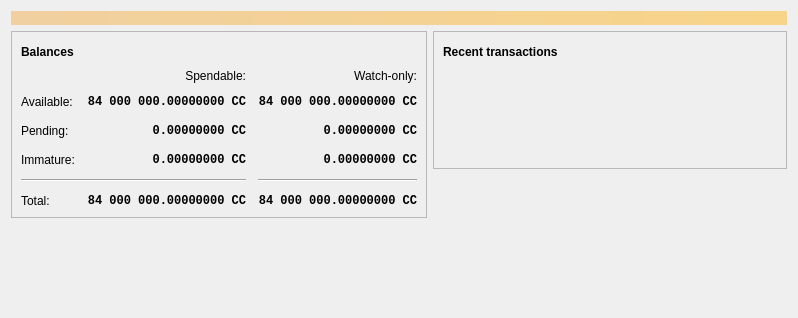
<?xml version="1.0" encoding="UTF-8"?>
<ui version="4.0">
 <class>OverviewPage</class>
 <widget class="QWidget" name="OverviewPage">
  <property name="geometry">
   <rect>
    <x>0</x>
    <y>0</y>
    <width>798</width>
    <height>318</height>
   </rect>
  </property>
  <property name="windowTitle">
   <string>Form</string>
  </property>
  <layout class="QVBoxLayout" name="topLayout">
   <item>
    <widget class="QLabel" name="labelAlerts">
     <property name="visible">
      <bool>false</bool>
     </property>
     <property name="styleSheet">
      <string notr="true">QLabel { background-color: qlineargradient(x1: 0, y1: 0, x2: 1, y2: 0, stop:0 #F0D0A0, stop:1 #F8D488); color:#000000; }</string>
     </property>
     <property name="wordWrap">
      <bool>true</bool>
     </property>
     <property name="margin">
      <number>3</number>
     </property>
     <property name="textInteractionFlags">
      <set>Qt::TextSelectableByMouse</set>
     </property>
    </widget>
   </item>
   <item>
    <layout class="QHBoxLayout" name="horizontalLayout" stretch="1,1">
     <item>
      <layout class="QVBoxLayout" name="verticalLayout_2">
       <item>
        <widget class="QFrame" name="frame">
         <property name="frameShape">
          <enum>QFrame::StyledPanel</enum>
         </property>
         <property name="frameShadow">
          <enum>QFrame::Raised</enum>
         </property>
         <layout class="QVBoxLayout" name="verticalLayout_4">
          <item>
           <layout class="QHBoxLayout" name="horizontalLayout_4">
            <item>
             <widget class="QLabel" name="label_5">
              <property name="font">
               <font>
                <weight>75</weight>
                <bold>true</bold>
               </font>
              </property>
              <property name="text">
               <string>Balances</string>
              </property>
             </widget>
            </item>
            <item>
             <widget class="QPushButton" name="labelWalletStatus">
              <property name="enabled">
               <bool>true</bool>
              </property>
              <property name="maximumSize">
               <size>
                <width>30</width>
                <height>16777215</height>
               </size>
              </property>
              <property name="toolTip">
               <string>The displayed information may be out of date. Your wallet automatically synchronizes with the CubeCoin network after a connection is established, but this process has not completed yet.</string>
              </property>
              <property name="text">
               <string/>
              </property>
              <property name="icon">
               <iconset resource="../bitcoin.qrc">
                <normaloff>:/icons/warning</normaloff>
                <disabledoff>:/icons/warning</disabledoff>:/icons/warning</iconset>
              </property>
              <property name="iconSize">
               <size>
                <width>24</width>
                <height>24</height>
               </size>
              </property>
              <property name="flat">
               <bool>true</bool>
              </property>
             </widget>
            </item>
            <item>
             <spacer name="horizontalSpacer_3">
              <property name="orientation">
               <enum>Qt::Horizontal</enum>
              </property>
              <property name="sizeHint" stdset="0">
               <size>
                <width>40</width>
                <height>20</height>
               </size>
              </property>
             </spacer>
            </item>
           </layout>
          </item>
          <item>
           <layout class="QGridLayout" name="gridLayout">
            <property name="spacing">
             <number>12</number>
            </property>
            <item row="2" column="2">
             <widget class="QLabel" name="labelWatchPending">
              <property name="font">
               <font>
                <family>Monospace</family>
                <weight>75</weight>
                <bold>true</bold>
               </font>
              </property>
              <property name="cursor">
               <cursorShape>IBeamCursor</cursorShape>
              </property>
              <property name="toolTip">
               <string>Unconfirmed transactions to watch-only addresses</string>
              </property>
              <property name="text">
               <string notr="true">0.00000000 CC</string>
              </property>
              <property name="alignment">
               <set>Qt::AlignRight|Qt::AlignTrailing|Qt::AlignVCenter</set>
              </property>
              <property name="textInteractionFlags">
               <set>Qt::LinksAccessibleByMouse|Qt::TextSelectableByKeyboard|Qt::TextSelectableByMouse</set>
              </property>
             </widget>
            </item>
            <item row="2" column="1">
             <widget class="QLabel" name="labelUnconfirmed">
              <property name="font">
               <font>
                <family>Monospace</family>
                <weight>75</weight>
                <bold>true</bold>
               </font>
              </property>
              <property name="cursor">
               <cursorShape>IBeamCursor</cursorShape>
              </property>
              <property name="toolTip">
               <string>Total of transactions that have yet to be confirmed, and do not yet count toward the spendable balance</string>
              </property>
              <property name="text">
               <string notr="true">0.00000000 CC</string>
              </property>
              <property name="alignment">
               <set>Qt::AlignRight|Qt::AlignTrailing|Qt::AlignVCenter</set>
              </property>
              <property name="textInteractionFlags">
               <set>Qt::LinksAccessibleByMouse|Qt::TextSelectableByKeyboard|Qt::TextSelectableByMouse</set>
              </property>
             </widget>
            </item>
            <item row="3" column="2">
             <widget class="QLabel" name="labelWatchImmature">
              <property name="font">
               <font>
                <family>Monospace</family>
                <weight>75</weight>
                <bold>true</bold>
               </font>
              </property>
              <property name="cursor">
               <cursorShape>IBeamCursor</cursorShape>
              </property>
              <property name="toolTip">
               <string>Mined balance in watch-only addresses that has not yet matured</string>
              </property>
              <property name="text">
               <string notr="true">0.00000000 CC</string>
              </property>
              <property name="alignment">
               <set>Qt::AlignRight|Qt::AlignTrailing|Qt::AlignVCenter</set>
              </property>
              <property name="textInteractionFlags">
               <set>Qt::LinksAccessibleByMouse|Qt::TextSelectableByKeyboard|Qt::TextSelectableByMouse</set>
              </property>
             </widget>
            </item>
            <item row="4" column="0" colspan="2">
             <widget class="Line" name="line">
              <property name="orientation">
               <enum>Qt::Horizontal</enum>
              </property>
             </widget>
            </item>
            <item row="4" column="2">
             <widget class="Line" name="lineWatchBalance">
              <property name="sizePolicy">
               <sizepolicy hsizetype="Preferred" vsizetype="Fixed">
                <horstretch>0</horstretch>
                <verstretch>0</verstretch>
               </sizepolicy>
              </property>
              <property name="minimumSize">
               <size>
                <width>140</width>
                <height>0</height>
               </size>
              </property>
              <property name="orientation">
               <enum>Qt::Horizontal</enum>
              </property>
             </widget>
            </item>
            <item row="5" column="0">
             <widget class="QLabel" name="labelTotalText">
              <property name="text">
               <string>Total:</string>
              </property>
             </widget>
            </item>
            <item row="3" column="1">
             <widget class="QLabel" name="labelImmature">
              <property name="font">
               <font>
                <family>Monospace</family>
                <weight>75</weight>
                <bold>true</bold>
               </font>
              </property>
              <property name="cursor">
               <cursorShape>IBeamCursor</cursorShape>
              </property>
              <property name="toolTip">
               <string>Mined balance that has not yet matured</string>
              </property>
              <property name="text">
               <string notr="true">0.00000000 CC</string>
              </property>
              <property name="alignment">
               <set>Qt::AlignRight|Qt::AlignTrailing|Qt::AlignVCenter</set>
              </property>
              <property name="textInteractionFlags">
               <set>Qt::LinksAccessibleByMouse|Qt::TextSelectableByKeyboard|Qt::TextSelectableByMouse</set>
              </property>
             </widget>
            </item>
            <item row="2" column="3">
             <spacer name="horizontalSpacer_2">
              <property name="orientation">
               <enum>Qt::Horizontal</enum>
              </property>
              <property name="sizeHint" stdset="0">
               <size>
                <width>40</width>
                <height>20</height>
               </size>
              </property>
             </spacer>
            </item>
            <item row="3" column="0">
             <widget class="QLabel" name="labelImmatureText">
              <property name="text">
               <string>Immature:</string>
              </property>
             </widget>
            </item>
            <item row="5" column="1">
             <widget class="QLabel" name="labelTotal">
              <property name="font">
               <font>
                <family>Monospace</family>
                <weight>75</weight>
                <bold>true</bold>
               </font>
              </property>
              <property name="cursor">
               <cursorShape>IBeamCursor</cursorShape>
              </property>
              <property name="toolTip">
               <string>Your current total balance</string>
              </property>
              <property name="text">
               <string notr="true">84 000 000.00000000 CC</string>
              </property>
              <property name="alignment">
               <set>Qt::AlignRight|Qt::AlignTrailing|Qt::AlignVCenter</set>
              </property>
              <property name="textInteractionFlags">
               <set>Qt::LinksAccessibleByMouse|Qt::TextSelectableByKeyboard|Qt::TextSelectableByMouse</set>
              </property>
             </widget>
            </item>
            <item row="5" column="2">
             <widget class="QLabel" name="labelWatchTotal">
              <property name="font">
               <font>
                <family>Monospace</family>
                <weight>75</weight>
                <bold>true</bold>
               </font>
              </property>
              <property name="cursor">
               <cursorShape>IBeamCursor</cursorShape>
              </property>
              <property name="toolTip">
               <string>Current total balance in watch-only addresses</string>
              </property>
              <property name="text">
               <string notr="true">84 000 000.00000000 CC</string>
              </property>
              <property name="alignment">
               <set>Qt::AlignRight|Qt::AlignTrailing|Qt::AlignVCenter</set>
              </property>
              <property name="textInteractionFlags">
               <set>Qt::LinksAccessibleByMouse|Qt::TextSelectableByKeyboard|Qt::TextSelectableByMouse</set>
              </property>
             </widget>
            </item>
            <item row="0" column="2">
             <widget class="QLabel" name="labelWatchonly">
              <property name="text">
               <string>Watch-only:</string>
              </property>
              <property name="alignment">
               <set>Qt::AlignRight|Qt::AlignTrailing|Qt::AlignVCenter</set>
              </property>
             </widget>
            </item>
            <item row="1" column="0">
             <widget class="QLabel" name="labelBalanceText">
              <property name="text">
               <string>Available:</string>
              </property>
             </widget>
            </item>
            <item row="1" column="1">
             <widget class="QLabel" name="labelBalance">
              <property name="font">
               <font>
                <family>Monospace</family>
                <weight>75</weight>
                <bold>true</bold>
               </font>
              </property>
              <property name="cursor">
               <cursorShape>IBeamCursor</cursorShape>
              </property>
              <property name="toolTip">
               <string>Your current spendable balance</string>
              </property>
              <property name="text">
               <string notr="true">84 000 000.00000000 CC</string>
              </property>
              <property name="alignment">
               <set>Qt::AlignRight|Qt::AlignTrailing|Qt::AlignVCenter</set>
              </property>
              <property name="textInteractionFlags">
               <set>Qt::LinksAccessibleByMouse|Qt::TextSelectableByKeyboard|Qt::TextSelectableByMouse</set>
              </property>
             </widget>
            </item>
            <item row="1" column="2">
             <widget class="QLabel" name="labelWatchAvailable">
              <property name="font">
               <font>
                <family>Monospace</family>
                <weight>75</weight>
                <bold>true</bold>
               </font>
              </property>
              <property name="cursor">
               <cursorShape>IBeamCursor</cursorShape>
              </property>
              <property name="toolTip">
               <string>Your current balance in watch-only addresses</string>
              </property>
              <property name="text">
               <string notr="true">84 000 000.00000000 CC</string>
              </property>
              <property name="alignment">
               <set>Qt::AlignRight|Qt::AlignTrailing|Qt::AlignVCenter</set>
              </property>
              <property name="textInteractionFlags">
               <set>Qt::LinksAccessibleByMouse|Qt::TextSelectableByKeyboard|Qt::TextSelectableByMouse</set>
              </property>
             </widget>
            </item>
            <item row="2" column="0">
             <widget class="QLabel" name="labelPendingText">
              <property name="text">
               <string>Pending:</string>
              </property>
             </widget>
            </item>
            <item row="0" column="1">
             <widget class="QLabel" name="labelSpendable">
              <property name="text">
               <string>Spendable:</string>
              </property>
              <property name="alignment">
               <set>Qt::AlignRight|Qt::AlignTrailing|Qt::AlignVCenter</set>
              </property>
             </widget>
            </item>
           </layout>
          </item>
         </layout>
        </widget>
       </item>
       <item>
        <spacer name="verticalSpacer">
         <property name="orientation">
          <enum>Qt::Vertical</enum>
         </property>
         <property name="sizeHint" stdset="0">
          <size>
           <width>20</width>
           <height>40</height>
          </size>
         </property>
        </spacer>
       </item>
      </layout>
     </item>
     <item>
      <layout class="QVBoxLayout" name="verticalLayout_3">
       <item>
        <widget class="QFrame" name="frame_2">
         <property name="frameShape">
          <enum>QFrame::StyledPanel</enum>
         </property>
         <property name="frameShadow">
          <enum>QFrame::Raised</enum>
         </property>
         <layout class="QVBoxLayout" name="verticalLayout">
          <item>
           <layout class="QHBoxLayout" name="horizontalLayout_2">
            <item>
             <widget class="QLabel" name="label_4">
              <property name="font">
               <font>
                <weight>75</weight>
                <bold>true</bold>
               </font>
              </property>
              <property name="text">
               <string>Recent transactions</string>
              </property>
             </widget>
            </item>
            <item>
             <widget class="QPushButton" name="labelTransactionsStatus">
              <property name="enabled">
               <bool>true</bool>
              </property>
              <property name="maximumSize">
               <size>
                <width>30</width>
                <height>16777215</height>
               </size>
              </property>
              <property name="toolTip">
               <string>The displayed information may be out of date. Your wallet automatically synchronizes with the CubeCoin network after a connection is established, but this process has not completed yet.</string>
              </property>
              <property name="text">
               <string/>
              </property>
              <property name="icon">
               <iconset resource="../bitcoin.qrc">
                <normaloff>:/icons/warning</normaloff>
                <disabledoff>:/icons/warning</disabledoff>:/icons/warning</iconset>
              </property>
              <property name="iconSize">
               <size>
                <width>24</width>
                <height>24</height>
               </size>
              </property>
              <property name="flat">
               <bool>true</bool>
              </property>
             </widget>
            </item>
            <item>
             <spacer name="horizontalSpacer">
              <property name="orientation">
               <enum>Qt::Horizontal</enum>
              </property>
              <property name="sizeHint" stdset="0">
               <size>
                <width>40</width>
                <height>20</height>
               </size>
              </property>
             </spacer>
            </item>
           </layout>
          </item>
          <item>
           <widget class="TransactionOverviewWidget" name="listTransactions">
            <property name="styleSheet">
             <string notr="true">QListView { background: transparent; }</string>
            </property>
            <property name="frameShape">
             <enum>QFrame::NoFrame</enum>
            </property>
            <property name="verticalScrollBarPolicy">
             <enum>Qt::ScrollBarAlwaysOff</enum>
            </property>
            <property name="horizontalScrollBarPolicy">
             <enum>Qt::ScrollBarAlwaysOff</enum>
            </property>
            <property name="sizeAdjustPolicy">
             <enum>QAbstractScrollArea::AdjustToContents</enum>
            </property>
            <property name="selectionMode">
             <enum>QAbstractItemView::NoSelection</enum>
            </property>
            <property name="uniformItemSizes">
             <bool>true</bool>
            </property>
           </widget>
          </item>
         </layout>
        </widget>
       </item>
       <item>
        <spacer name="verticalSpacer_2">
         <property name="orientation">
          <enum>Qt::Vertical</enum>
         </property>
         <property name="sizeHint" stdset="0">
          <size>
           <width>20</width>
           <height>40</height>
          </size>
         </property>
        </spacer>
       </item>
      </layout>
     </item>
    </layout>
   </item>
  </layout>
 </widget>
 <customwidgets>
  <customwidget>
   <class>TransactionOverviewWidget</class>
   <extends>QListView</extends>
   <header>qt/transactionoverviewwidget.h</header>
  </customwidget>
 </customwidgets>
 <resources/>
 <connections/>
</ui>
